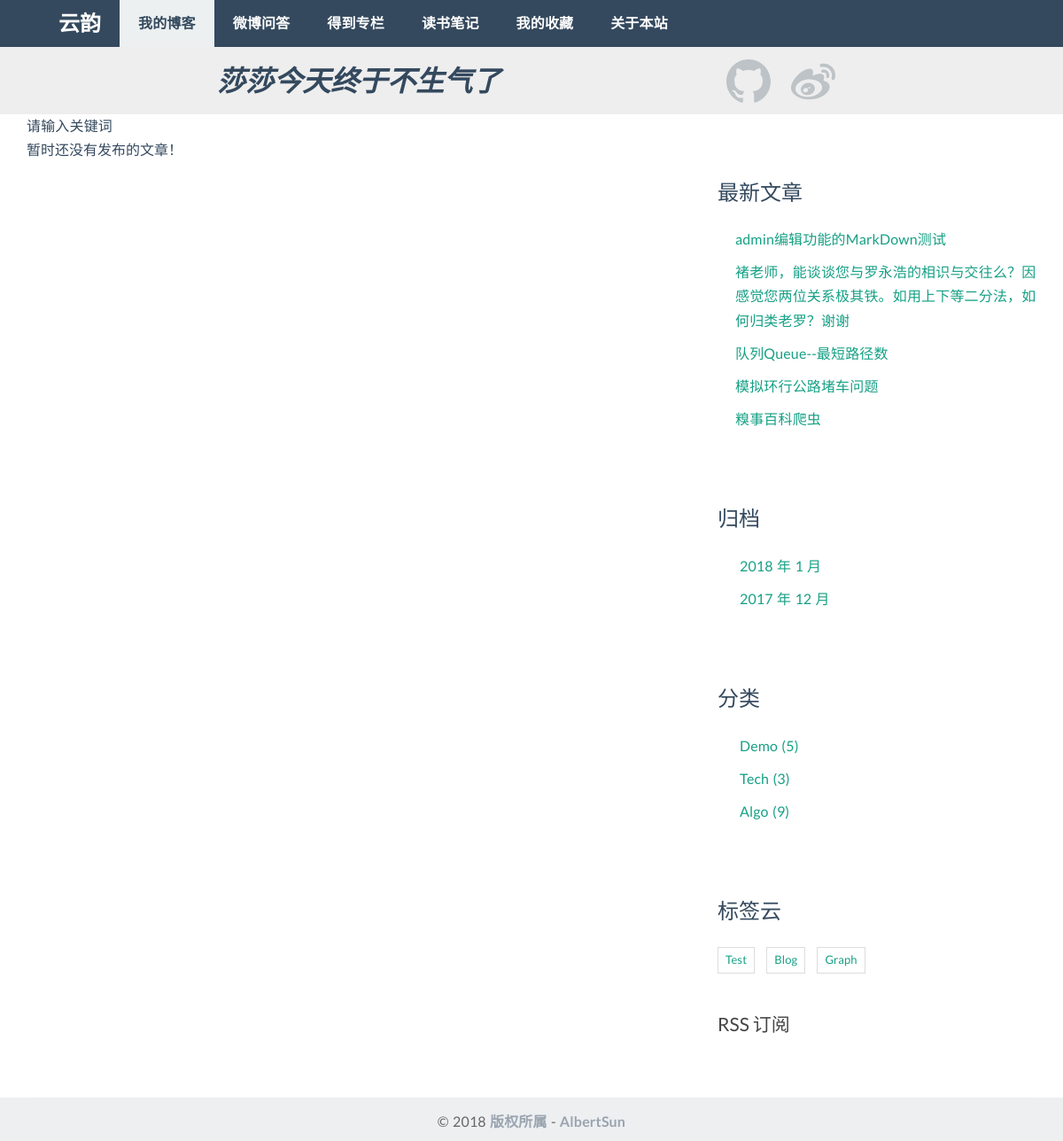
The app's page /search/ with its own data.
### article/models.py (models this page shows, shortened)
class Article(models.Model):
    title = models.CharField(max_length=30, verbose_name="文章标题")
    body = models.TextField(verbose_name="文章内容", default='')
    created_time = models.DateTimeField(verbose_name="创建时间")
    modified_time = models.DateTimeField(verbose_name="修改时间")
    excerpt = models.CharField(max_length=256, blank=True, verbose_name="摘要")
    '''
    这是分类与标签，分类与标签的模型我们已经定义在上面。
    我们在这里把文章对应的数据库表和分类、标签对应的数据库表关联了起来，但是关联形式稍微有点不同。
    我们规定一篇文章只能对应一个分类，但是一个分类下可以有多篇文章，所以我们使用的是 ForeignKey，即一对多的关联关系。
    而对于标签来说，一篇文章可以有多个标签，同一个标签下也可能有多篇文章，所以我们使用 ManyToManyField，表明这是多对多的关联关系。
    同时我们规定文章可以没有标签，因此为标签 tags 指定了 blank=True。
    如果你对 ForeignKey、ManyToManyField 不了解，请看教程中的解释，亦可参考官方文档：
    https://docs.djangoproject.com/en/1.10/topics/db/models/#relationships
    '''
    category = models.ForeignKey(Category, verbose_name="分类")
    tags = models.ManyToManyField(Tag, blank=True, verbose_name=u"标签")
    '''
    文章作者，这里 User 是从 django.contrib.auth.models 导入的。
    django.contrib.auth 是 Django 内置的应用，专门用于处理网站用户的注册、登录等流程，User 是 Django 为我们已经写好的用户模型。
    这里我们通过 ForeignKey 把文章和 User 关联了起来。
    因为我们规定一篇文章只能有一个作者，而一个作者可能会写多篇文章，因此这是一对多的关联关系，和 Category 类似。
    '''
    author = models.ForeignKey(User, verbose_name="作者")
    views = models.PositiveIntegerField(default=1, verbose_name="浏览量")
    def get_absolute_url(self):
        return reverse('article:detail', kwargs={'pk': self.pk})  # reverse的第一个参数是urls.py的url中的name, blogdetail
    class Meta:  # 列表中可以用多个项，比如 ordering = ['-created_time', 'title']，那么首先依据created_time排序
        ordering = ['-created_time']

class Category(models.Model):
    name = models.CharField(max_length=20, verbose_name="类别名称")

class Tag(models.Model):
    name = models.CharField(max_length=20, verbose_name="标签名称")

### article/views.py (the view)
# urls.py: url(r'^search/$', views.search, name='search'),
def search(request):
    q = request.GET.get('q')
    error_msg = ''
    if not q:
        error_msg = "请输入关键词"
        return render(request, 'article/index.html', {'error_msg': error_msg})
    post_list = Article.objects.filter(Q(title__icontains=q) | Q(body__icontains=q))
    return render(request, 'article/index.html', {'error_msg': error_msg,
                                               'article_list': post_list})

### article/templatetags/blog_tags.py (called while the page is built)
@register.simple_tag
def get_recent_posts(num=5):
    return Article.objects.all().order_by('-created_time')[:num]

@register.simple_tag
def archives():
    return Article.objects.dates('created_time', 'month', order='DESC')

@register.simple_tag
def get_categories():
    return Category.objects.annotate(num_posts=Count('article')).filter(num_posts__gt=0)

@register.simple_tag
def get_tags():
    return Tag.objects.annotate(num_posts=Count('article')).filter(num_posts__gt=0)

### templates/article/index.html (shortened to what this page needs)
{% extends 'base.html' %}
{% block main %}
  {% if error_msg %}
    <p>{{ error_msg }}</p>
  {% endif %}
    {% for article in article_list %}
        <article class="post article-{{ article.pk }}">
            <header class="entry-header">
                <h1 class="entry-title">
                    <a href="{{ article.get_absolute_url }}">{{ article.title }}</a>
                </h1>
                <div class="entry-meta">
                    <span class="post-category"><a href="{% url 'article:category' article.category.pk %}">{{ article.category.name }}</a></span>
                    <span class="post-date"><a href="{% url 'article:archives' article.created_time.year article.created_time.month %}"><time class="entry-date"
                                                                      datetime="{{ article.created_time }}">{{ article.created_time }}</time></a></span>
                    <span class="article-author"><a href="#">{{ article.author }}</a></span>
                    <span class="comments-link"><a href="#">{{article.comment_set.count}} 评论</a></span>
                    <span class="views-count"><a href="#">{{ article.views }} 阅读</a></span>
                </div>
            </header>
            <div class="entry-content clearfix">
                <p>{{ article.excerpt }}</p>
            </div>
        </article>
    {% empty %}
        <div class="no-post">暂时还没有发布的文章！</div>
    {% endfor %}
{% endblock main %}

### templates/base.html (shortened to what this page needs)
<!DOCTYPE html>
{% load staticfiles %}
{% load blog_tags %}
<html lang="zh-cn">
    <head>
        <link rel="stylesheet" href="{% static 'article/css/custom.css' %}">
        <link rel="stylesheet" href="{% static 'article/css/pagination.css' %}">
        <link rel="stylesheet" style="text/css" href="{% static 'article/css/friendly.css' %}">
        <link rel="stylesheet" href="{% static 'article/css/bootstrap.min.css' %}">
        <link rel="stylesheet" style="text/css" href="{%static 'article/css/flat-ui.css' %}">
        <link rel="stylesheet" style="text/css" href="{%static 'article/css/jblog.css' %}">
        <link rel="stylesheet" href="http://code.ionicframework.com/ionicons/2.0.1/css/ionicons.min.css">
    </head>
    <body>
        <header class="navbar-inverse navbar-fixed-top"  role="navigation">
            <div class="container">
                <nav>
                  <div class="container-fluid">
                    <div class="navbar-header">
                      <a class="navbar-brand" href="{% url 'article:index' %}">云韵</a>
                    </div>
                    <div id="navbar" class="collapse navbar-collapse">
                        <ul class="nav navbar-nav">
                            <li class="active"><a id="navbar-blog-a" href="{% url 'article:index' %}">我的博客</a></li>
                            <li ><a href="#">微博问答</a></li>
                            <li ><a href="#">得到专栏</a></li>
                            <li ><a href="#">读书笔记</a></li>
                            <li ><a href="#">我的收藏</a></li>
                            <li ><a href="#">关于本站</a></li>
                        </ul>
                    </div>
                  </div>
                </nav>
            </div>
        </header>
        <div class="jumbotron masthead">
              <div class="container">
                <div class = "row">
                    <div class="col-md-8 text-center">
                        <h3 style="font-size: 32px;"><i id="greeting-sentence">莎莎今天终于不生气了</i></h3>
                    </div>
                    <div class="col-md-2 icon-link-div">
                        <a href="https://github.com/jhonsonlaid">
                        </a>
                        <a href="http://weibo.com/2188137122/profile?rightmod=1&wvr=6&mod=personinfo&is_all=1">
                        </a>
                    </div>
                </div>
              </div>
        </div>
        <div class="content-body">
            <div class="container">
                <div class="row">
                    <main class="col-md-8">
                        {% block main %}
                        {% endblock main %}
                    </main>
                    <aside class="col-md-4">
                        <div class="widget widget-recent-posts">
                            <h3 class="widget-title">最新文章</h3>
                            {% get_recent_posts as recent_post_list %}
                            <ul>
                                {% for post in recent_post_list %}
                                    <li>
                                        <a href="{{ post.get_absolute_url }}">{{ post.title }}</a>
                                    </li>
                                {% empty %}
                                    暂无文章！
                                {% endfor %}
                            </ul>
                        </div>
                        <div class="widget widget-archives">
                            <h3 class="widget-title">归档</h3>
                            {% archives as date_list %}
                            <ul>
                                {% for date in date_list %}
                                    <li>
                                        <a href="{% url 'article:archives' date.year date.month %}">
                                        {{ date.year }} 年 {{ date.month }} 月</a>
                                    </li>
                                {% empty %}
                                    暂无归档！
                                {% endfor %}
                            </ul>
                        </div>
                        <div class="widget widget-category">
                            <h3 class="widget-title">分类</h3>
                            {% get_categories as category_list %}
                            <ul>
                                {% for category in category_list %}
                                    <li>
                                        <a href="{% url 'article:category' category.pk %}">{{ category.name }} <span class="post-count">({{ category.num_posts }})</span></a>
                                    </li>
                                {% empty %}
                                    暂无分类！
                                {% endfor %}
                            </ul>
                        </div>
                        <div class="widget widget-tag-cloud">
                            <h3 class="widget-title">标签云</h3>
                                {% get_tags as tag_list %}
                                <ul>
                                    {% for tag in tag_list %}
                                    <li>
                                        <a href="{% url 'article:tag' tag.pk %}">{{ tag.name }}</a>
                                    </li>
                                    {% empty %}
                                        暂无标签！
                                    {% endfor %}
                                </ul>
                        </div>
                        <div class="rss">
                            <a href="{% url 'rss' %}"> RSS 订阅</a>
                        </div>
                    </aside>
                </div>
            </div>
        </div>
        <footer id="site-footer">
            <div class="container">
                <div class="row">
                    <div class="col-md-12">
                        <p class="copyright">&copy 2018 <a target="_blank" title="AlbertSun">版权所属</a>
                            - <a title="AlbertSun模板" target="_blank">AlbertSun</a>
                        </p>
                    </div>
                </div>
            </div>
        </footer>
    </body>
</html>

### article/static/article/css/custom.css (style rules this page uses)
* { outline: none; }
h1, h2, h3, h4, h5, h6 { margin-top: 0; }
a { color: #333; }
body { color: #444; font-family: "Lato", Helvetica, Arial, sans-serif; }
p, li { font-family: inherit; font-weight: 400; word-spacing: 1px; letter-spacing: 0.01em; }
.content-body { padding-bottom: 4em; }
.widget { background: #fff; padding: 30px 0 0; }
.widget-title { font-size: 1.5em; margin-bottom: 20px; line-height: 1.6; padding: 10px 0 0; font-weight: 400; }
.widget-recent-posts ul { padding: 0; margin: 0; padding-left: 20px; }
.widget-recent-posts ul li { list-style-type: none; position: relative; line-height: 170%; margin-bottom: 10px; }
.widget-recent-posts ul li::before { content: '\f3d3'; font-family: "Ionicons"; position: absolute; left: -17px; top: 3px; font-size: 16px; color: #000; }
.widget-archives ul { padding: 0; margin: 0; padding-left: 25px; }
.widget-archives ul li { list-style-type: none; position: relative; line-height: 170%; margin-bottom: 10px; }
.widget-archives ul li::before { content: '\f3f3'; font-family: "Ionicons"; position: absolute; left: -25px; top: 1px; font-size: 16px; color: #000; }
.widget-category ul { padding: 0; margin: 0; padding-left: 25px; }
.widget-category ul li { list-style-type: none; position: relative; line-height: 170%; margin-bottom: 10px; }
.widget-category ul li::before { content: '\f3fe'; font-family: "Ionicons"; position: absolute; left: -25px; top: 1px; font-size: 18px; color: #000; }
.widget-tag-cloud ul { padding: 0; margin: 0; margin-right: -10px; }
.widget-tag-cloud ul li { list-style-type: none; font-size: 13px; display: inline-block; margin-right: 10px; margin-bottom: 10px; padding: 3px 8px; border: 1px solid #ddd; }
.rss { font-size: 21px; margin-top: 30px; }
.rss a { color: #444; }
#site-footer { padding-top: 10px; padding: 0 0 12px 0; }
.copyright { text-align: center; padding-top: 1em; margin: 0; border-top: 1px solid #eee; color: #666; }

### article/static/article/css/jblog.css (style rules this page uses)
.jumbotron { margin-top: 8px; }
.navbar-nav > .active >a { background-color: red; }
.icon-link { margin: 23px 10px 0px 10px; fill: #BDC3C7; width: 50px; height: 50px; }
body, p { font-size: 16px; }
h3, .h3 { font-size: 20px; margin-bottom: 5px; }
ul, ol { margin-left: 20px; padding-left: 10px; }

### records on screen
Article: title "admin编辑功能的MarkDown测试"
Article: title "褚老师，能谈谈您与罗永浩的相识与交往么？因感觉您两位关系极其铁。如用上下等二分法，如何归类老罗？谢谢"
Article: title "队列Queue--最短路径数"
Article: title "模拟环行公路堵车问题"
Article: title "糗事百科爬虫"
Category: name "Demo", num_posts "5"
Category: name "Tech", num_posts "3"
Category: name "Algo", num_posts "9"
Tag: name "Test"
Tag: name "Blog"
Tag: name "Graph"

### other values on screen
{{ error_msg }} "请输入关键词"
{{ date.year }} "2018" "2017"
{{ date.month }} "1" "12"
